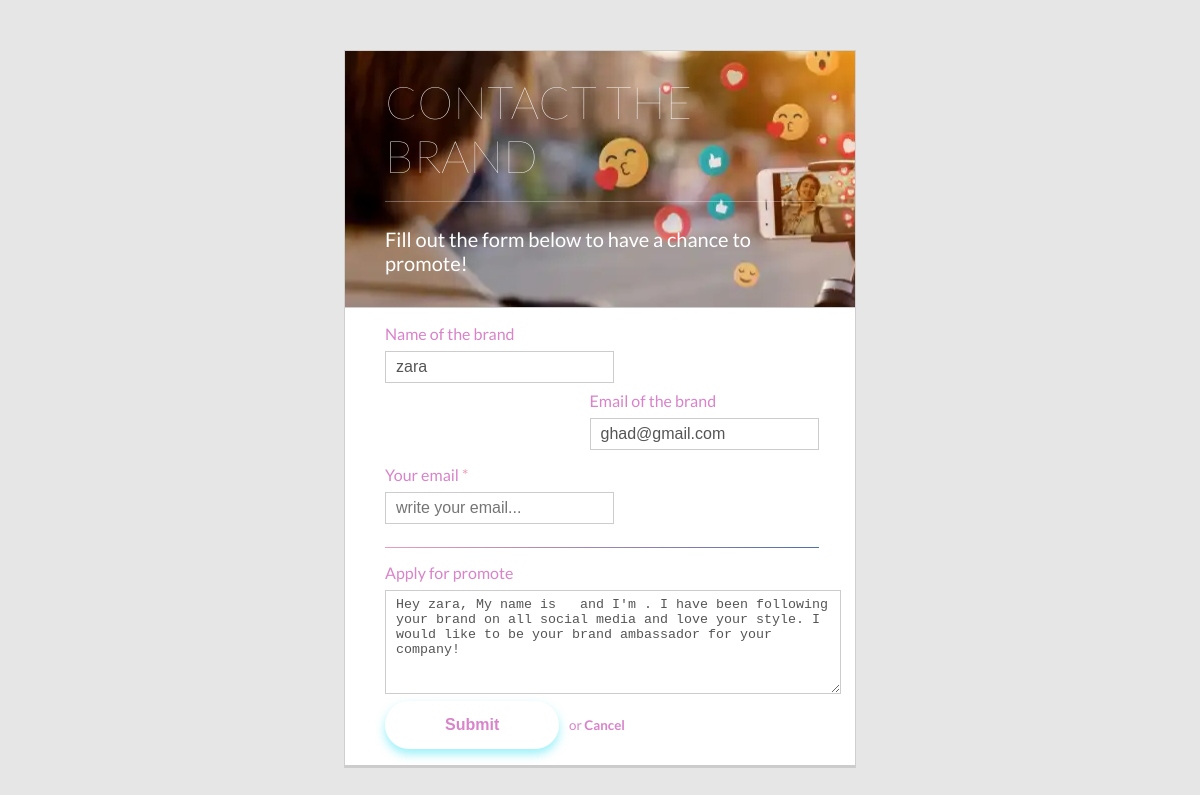
Screenshot of /espaceInfluenceur/contactUs/contact.php?4 (signed in) with the database file from the repository.
### tables this page shows
CREATE TABLE Brand
(
  id int
(11) NOT NULL,
  brand_name varchar
(255) NOT NULL,
  CA_annuel varchar
(255) NOT NULL,
  email varchar
(255) NOT NULL,
  phone varchar
(255) NOT NULL,
  password varchar
(255) NOT NULL,
  description varchar
(1000) NOT NULL,
  profession varchar
(1000) NOT NULL,
  site_web varchar
(260) NOT NULL,
  image_upload varchar
(255) NOT NULL,
  category varchar
(255) NOT NULL,
  Partners int
(11) NOT NULL
);

### espaceInfluenceur/contactUs/contact.php (the view, shortened to what this page needs)
<?php
include("../../connection/connection.php");
$id = $_SESSION["id"];
$_brandID = $_SERVER['QUERY_STRING'];
$sql = mysqli_query($conn, "SELECT * FROM Brand WHERE id=$_brandID");
$row  = mysqli_fetch_array($sql);
$sqli = mysqli_query($conn, "SELECT * FROM influenceur WHERE id=$id");
$rowa  = mysqli_fetch_array($sqli);
$text_to_promote = "Hey " . $row['brand_name'] . ", My name is " . $rowa['first_name'] . " " . $rowa['last_name'] . " and I'm " . $rowa['profession'] . ". I have been following your brand on all social media and love your style. I would like to be your brand ambassador for your company!"
?>
<!DOCTYPE html>
<html lang="en">
<head>
    <link rel="stylesheet" href="style.css">
</head>
<body>
    <div class="container">
        <div class="row header">
            <h1>CONTACT THE BRAND&nbsp;</h1>
            <h3>Fill out the form below to have a chance to promote!</h3>
        </div>
        <div class="rowa body">
            <form action="<?php echo "traitement.php?" . $_brandID . "&" . $id ?>" method="post"
                enctype="multipart/form-data">
                <ul>
                    <li>
                        <p class="left">
                            <label for="first_name">Name of the brand</label>
                            <input type="text" name="first_name" value="<?php echo $row['brand_name'] ?>"
                                placeholder="Brand name..." />
                        </p>
                        <p class="pull-right">
                            <label for="last_name">Email of the brand</label>
                            <input type="email" name="emailBrand" value="<?php echo $row['email'] ?>"
                                placeholder="write the email of brand..." />
                        </p>
                    </li>
                    <li>
                        <p>
                            <label for="email">Your email <span class="req">*</span></label>
                            <input type="email" name="email_influencer" value="<?php echo $rowa['email'] ?>"
                                placeholder="write your email..." />
                        </p>
                    </li>
                    <li>
                        <div class="divider"></div>
                    </li>
                    <li>
                        <label for="comments">Apply for promote</label>
                        <textarea cols="46" rows="6" name="content"><?php echo $text_to_promote ?></textarea>
                    </li>
                    <li>
                        <button type="submit" name="tosubmit"> Submit </button>
                        <small>or <strong>Cancel</strong></small>
                    </li>
                </ul>
            </form>
        </div>
    </div>
</body>
</html>

### espaceInfluenceur/contactUs/style.css (style rules this page uses)
body { background-color: #e6e6e6; font-size: 100%; font-family: "Lato", sans-serif; font-weight: 400; }
.container { max-width: 510px; min-width: 324px; margin: 50px auto 0px; background-color: #fff; border: 1px solid #cfcfcf; border-bottom: 3px solid #ccc; }
div, textarea, input { @include box-sizing(border-box); }
.rowa { width: 100%; margin: 0 0 1em 0; padding: 0 2.5em; }
.row { margin: 0 0 1em 0; padding: 0 2.5em; }
.row.header { padding: 1.5em 2.5em; border-bottom: 1px solid #ccc; background: url("../img/influence.webp") left -80px; color: #fff; }
.pull-right { float: right; }
h1 { font-family: "Lato", sans-serif; font-weight: 300; display: inline-block; font-weight: 100; font-size: 2.8125em; border-bottom: 1px solid rgba(255, 255, 255, 0.3); margin: 0 0 0.1em 0; padding: 0 0 0.4em 0; }
h3 { font-family: "Lato", sans-serif; font-weight: 400; font-size: 1.25em; margin: 1em 0 0.4em 0; }
form { max-width: 100%; display: block; }
form ul { margin: 0; padding: 0; list-style: none; }
form ul li { margin: 0 0 0.25em 0; clear: both; display: inline-block; width: 85%; }
form ul li:last-child { margin: 0; }
form ul li p { margin: 0; padding: 0; float: left; }
form ul li .divider { margin: 0.5em 0 0.5em 0; border: 0; height: 1px; width: 100%; display: block; background-color: #d883ca; background-image: linear-gradient(to right, #ee9cb4, #4f6fad); }
form ul li .req { color: #ee9cb4; }
form label { display: block; margin: 0 0 0.5em 0; color: #d883ca; font-size: 1em; }
form input { margin: 0 0 0.5em 0; border: 1px solid #ccc; padding: 6px 10px; color: #555; font-size: 1em; }
form textarea { border: 1px solid #ccc; padding: 6px 10px; width: 100%; color: #555; }
form small { color: #d883ca; margin: 0 0 0 0.5em; }
button { background-color: #fff; color: #d883ca; border: none; box-shadow: 0 5px 10px rgba(54, 228, 244, 0.5); padding: 15px 60px; cursor: pointer; border-radius: 30px; font-weight: 600; font-size: 16px; }

### rows the page displays
brand: first_name "zara", emailBrand "ghad@gmail.com", content "Hey zara, My name is and I'm . I have been following your brand on all social media and love your style. I would like to be your brand ambassador for your company!"
